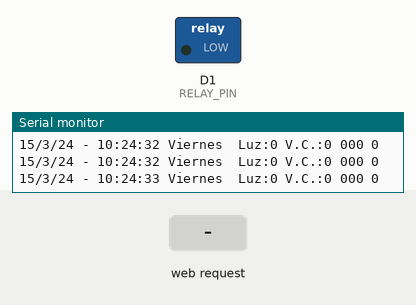
This sketch was run on a simulated ESP8266 (NodeMCU). Parts: switched loads named in the sketch (green lamp = pin HIGH), the last lines printed to the serial monitor. Inputs (shaded band) come from the test bench. WiFi joins after 1.5 s; servers stay silent unless stated; the local clock reads 2024-03-15 10:24:30 at power-on unless the sketch sets it; random numbers use the default seed unless the sketch sets one.

Above: at 3.7 s.
3.8 s: HTTP request GET /LED=ON received
At 5.7 s:
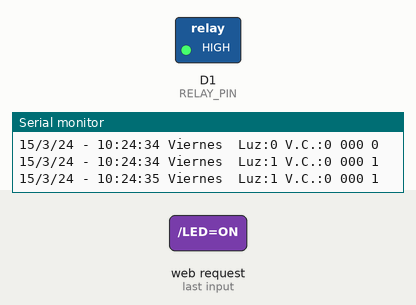
6.0 s: HTTP request GET /LED=OFF received
At 7.5 s:
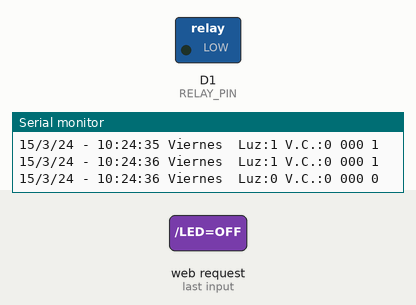
Timing chart, 0 to 9.0 s (numbered marks = the images above; inputs shaded):
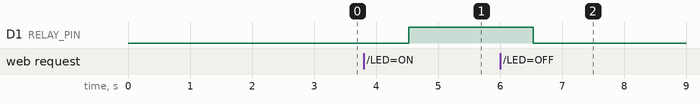

The sketch:

Luces_Automaticas.ino
```cpp
#include <ESP8266WiFi.h>
#include <ESP8266WiFiMulti.h>
#include <ESP8266mDNS.h>
#include <WiFiUdp.h>
#include <time.h>

ESP8266WiFiMulti wifiMulti;
#define RELAY_PIN D1
WiFiServer server(80);

int i = 0, j = 0, k = 0, l = 0, m = 0;
int value = LOW;
tm timeinfo;
time_t now;
long unsigned lastNTPtime;
unsigned long lastEntryTime;

void setup() {

  const char* NTP_SERVER = "pool.ntp.org";
  //Utilizar el link https://github.com/nayarsystems/posix_tz_db/blob/master/zones.csv
  //para definir el Timezone con DLS.
  const char* TZ_INFO    = "CST6CDT,M4.1.0,M10.5.0";
  Serial.begin(115200);
  delay(1000);
  pinMode(RELAY_PIN, OUTPUT);
  //Agrega las redes Wi-Fi a las que te quieres poder conectar.
  wifiMulti.addAP("RedWifi1", "ContraseñaRed1");
  wifiMulti.addAP("RedWifi2", "ContraseñaRed2");
  wifiMulti.addAP("RedWifi3", "ContraseñaRed3");
  wifiMulti.addAP("RedWifiN", "ContraseñaRedN");

  Serial.print("Conectando");
 //Espera la conección Wi-Fi:
 //Escanea redes cercanas y se conecta a la más fuerte de las redes antes listadas.
  while (wifiMulti.run() != WL_CONNECTED) {
    delay(1000);
    Serial.print('.');
  }
  Serial.print("\nConectado a: ");
  Serial.println(WiFi.SSID());
  //Inicia el Servidor ESP8266 en la red en la que está conectado.
  server.begin();
  Serial.println("Servidor iniciado");
  //Muestra el número de URL del Servidor ESP8266.
  Serial.print("Usa este URL: http://");
  Serial.print(WiFi.localIP());
  Serial.println("/");

  configTime(0, 0, NTP_SERVER);
  setenv("TZ", TZ_INFO, 1);

  //Espera 10seg para sincronisación de lo contrario reinicia el controlador.
  if (getNTPtime(10)) {
  } else {
    Serial.println("NTP no actualizado");
    ESP.restart();
  }
  showTime(timeinfo);
  lastNTPtime = time(&now);
  lastEntryTime = millis();
}

void loop() {

  //Cada hora se conecta al resvidor para actualizar la hora correcta.
  getTimeReducedTraffic(3600);
  //Solo sirve para comunicar en serial los datos.
  showTime(timeinfo);
  //Revisa la conexión del cliente.
  WiFiClient client = server.available();
  //Lee la primera línea del requerimiento.
  String request = client.readStringUntil('\r');
  client.flush();
  //Gestiona la solicitud desde el servidor.
  if (request.indexOf("/LED=ON") != -1) {
    digitalWrite(RELAY_PIN, HIGH);
    value = HIGH;
    m = 1;
  }
  if (request.indexOf("/LED=OFF") != -1) {
    digitalWrite(RELAY_PIN, LOW);
    value = LOW;
    m = 0;
  }
  // Avisa en el servidor el status de la luz mediante la creaci[on de la página web.
  client.println("HTTP/1.1 200 OK");
  client.println("Content-Type: text/html");
  client.println("Connection: close");
  client.println();
  client.println("<!DOCTYPE html><html>");
  client.println("<head><meta name=\"viewport\" content=\"width=device-width, initial-scale=1\">");
  client.println("<link rel=\"icon\" href=\"data:,\">");
  client.println("<style>html { font-family: Helvetica; display: inline-block; margin: 0px auto; text-align: center;}");
  client.println(".button { background-color: #195B6A; border: none; color: white; padding: 16px 40px;");
  client.println("text-decoration: none; font-size: 30px; margin: 2px; cursor: pointer;}");
  client.println(".button2 {background-color: #77878A;}</style></head>");
  //Header del Servidor.
  if (value == HIGH) client.println("<body><h1>La luz esta actualmente: Prendida</h1>");
  if (value == LOW) client.println("<body><h1>La luz esta actualmente: Apagada</h1>");
  //Elige el boton con base en el valor "value".
  if (value == LOW) {
    client.println("<p><a href=\"/LED=ON\"><button class=\"button\">ON</button></a></p>");
  } else {
    client.println("<p><a href=\"/LED=OFF\"><button class=\"button button2\">OFF</button></a></p>");
  }
  client.println("<br>\n V.C.:");
  client.println(i);
  client.println(j);
  client.println(k);
  client.println(l);
  client.println("<br>");
  client.println("</body></html>");
  //La respuesta HTTP termina con una línea en blanco.
  client.println();
  //Código funcional:
  //Reinicia todo a las 02:01 horas
  if ( (timeinfo.tm_hour == 2) && (timeinfo.tm_min == 1) ) {
    i = 0;
    m = 0;
    digitalWrite(RELAY_PIN, LOW);
    value = LOW;
  }
  //Prende la luz 30 min a las 06:00 horas solo de Lunes a Viernes o durante las V.C. o si el cliente lo solicita.
  if ( (timeinfo.tm_hour == 6) && (timeinfo.tm_min >= 0) && (timeinfo.tm_min <= 30) && (timeinfo.tm_wday > 0) && (timeinfo.tm_wday < 6) || (timeinfo.tm_hour == j) && (timeinfo.tm_min >= k) && (timeinfo.tm_min <= k + l) || m == 1) {
    digitalWrite(RELAY_PIN, HIGH);
    value = HIGH;
  }
  else {
    digitalWrite(RELAY_PIN, LOW);
    value = LOW;
  }
  //Después de las 18 horas de cada día hace un calculo aleatorio de tiempos para encender al menos 5 minutos la luz.
  if ( (timeinfo.tm_hour >= 19) && (i == 0) ) {
    j = random(20, 24);//Hora de inicio.
    k = random(0, 30);//Minuto de inicio.
    l = random(5, 30);//Tiempo de duración.
    i = 1;//V.C. Una vez al día.
  }
}

bool getNTPtime(int sec) {
  {
    uint32_t start = millis();
    do {
      time(&now);
      localtime_r(&now, &timeinfo);
      Serial.print(".");
      delay(10);
    } while (((millis() - start) <= (1000 * sec)) && (timeinfo.tm_year < (2016 - 1900)));
    if (timeinfo.tm_year <= (2016 - 1900)) return false;  // Llamada de NTP no lograda
    Serial.print("now ");  Serial.println(now);
    char time_output[30];
    strftime(time_output, 30, "%a  %d-%m-%y %T", localtime(&now));
    Serial.println(time_output);
    Serial.println();
  }
  return true;
}

void getTimeReducedTraffic(int sec) {
  tm *ptm;
  if ((millis() - lastEntryTime) < (1000 * sec)) {
    now = lastNTPtime + (int)(millis() - lastEntryTime) / 1000;
  }
  else {
    lastEntryTime = millis();
    lastNTPtime = time(&now);
    now = lastNTPtime;
    Serial.println("NTP actualizado");
  }
  ptm = localtime(&now);
  timeinfo = *ptm;
}

void showTime(tm localTime) {

  Serial.print("\n");
  Serial.print(localTime.tm_mday);
  Serial.print("/");
  Serial.print(localTime.tm_mon + 1);
  Serial.print("/");
  Serial.print(localTime.tm_year - 100);
  Serial.print(" - ");
  Serial.print(localTime.tm_hour);
  Serial.print(":");
  Serial.print(localTime.tm_min);
  Serial.print(":");
  Serial.print(localTime.tm_sec);
  Serial.print(" ");
  if (localTime.tm_wday == 0 ) Serial.print("Domingo");
  if (localTime.tm_wday == 1 ) Serial.print("Lunes");
  if (localTime.tm_wday == 2 ) Serial.print("Martes");
  if (localTime.tm_wday == 3 ) Serial.print("Miércoles");
  if (localTime.tm_wday == 4 ) Serial.print("Jueves");
  if (localTime.tm_wday == 5 ) Serial.print("Viernes");
  if (localTime.tm_wday == 6 ) Serial.print("Sábado");
  Serial.print(" ");
  Serial.print(" Luz:");
  Serial.print(value);
  Serial.print(" V.C.:");//Variables de Control.
  Serial.print(i);
  Serial.print(" ");
  Serial.print(j);
  Serial.print(k);
  Serial.print(l);
  Serial.print(" ");
  Serial.print(m);
}
```

Measured:
- after the input at 3.8 s, D1 (RELAY_PIN): LOW → HIGH after 0.73 s
- after the input at 6.0 s, D1 (RELAY_PIN): HIGH → LOW after 0.53 s
